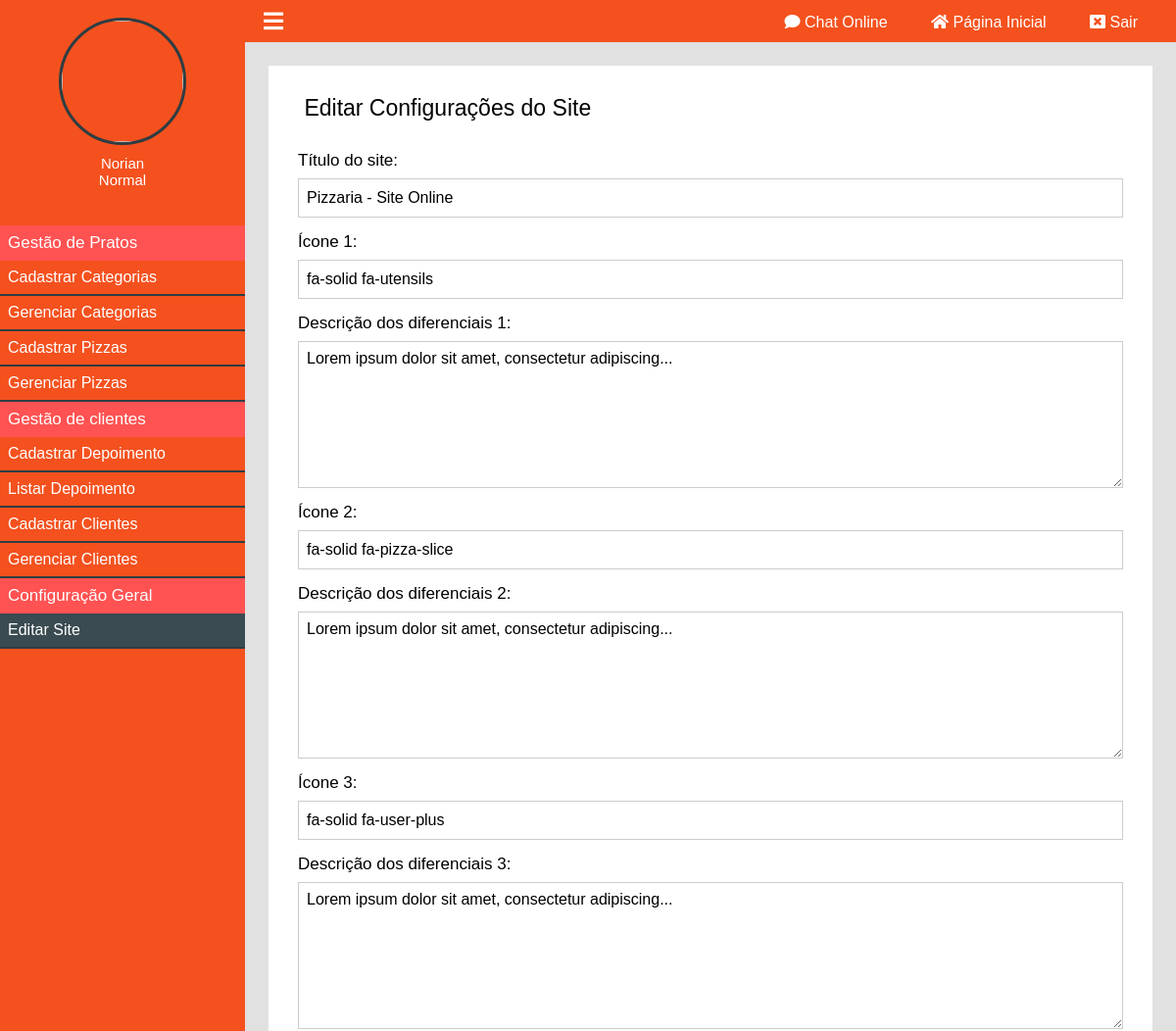
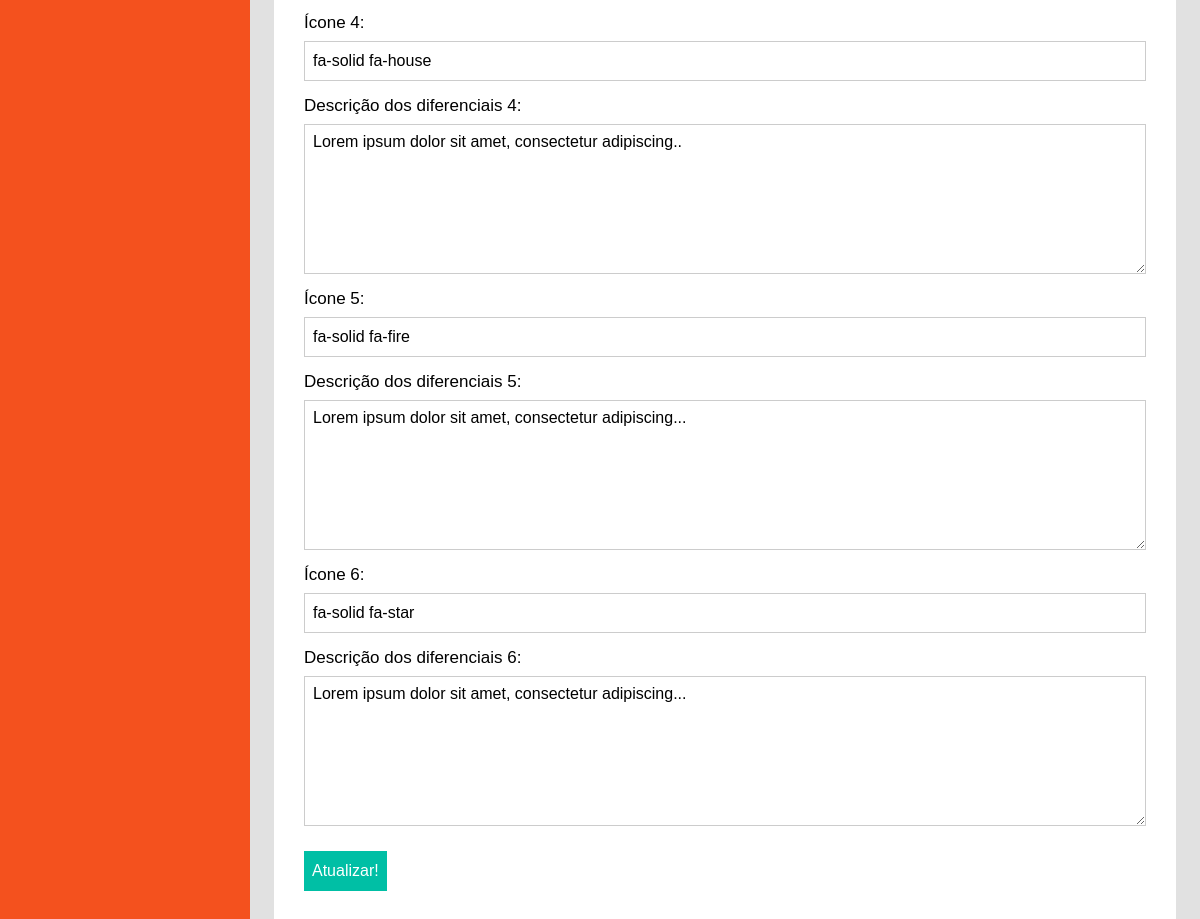
The app's page /painel/editar-site (signed in) with its own data (2 pictures, top to bottom).
### classes/MySql.php (called while the page is built)
<?php
	class MySql{
		private static $pdo;
		public static function conectar(){
			if(self::$pdo == null){
				try{
				self::$pdo = new PDO('mysql:host='.HOST.';dbname='.DATABASE,USER,PASSWORD,array(PDO::MYSQL_ATTR_INIT_COMMAND => "SET NAMES utf8"));
				self::$pdo->setAttribute(PDO::ATTR_ERRMODE,PDO::ERRMODE_EXCEPTION);
				}catch(Exception $e){
					echo '<h2>Erro ao conectar</h2>';
				}
			}
			return self::$pdo;
		}
	}
?>

### painel/pages/editar-site.php (the view, shortened to what this page needs)
<?php
	$site = Painel::select('tb_site.config',false);
?>
<div class="box-content">
	<h2><i class="fa fa-pencil"></i> Editar Configurações do Site</h2>
	<form method="post" enctype="multipart/form-data">
		<div class="form-group">
			<label>Título do site:</label>
			<input type="text" name="titulo" value="<?php echo $site['titulo'] ?>" />
		</div>
		<?php
			for($i = 1; $i <= 6; $i++){
		?>
		<div class="form-group">
			<label>Ícone <?php echo $i; ?>:</label>
			<input type="text" name="icone<?php echo $i; ?>" value="<?php echo $site['icone'.$i] ?>" />
		</div>
		<div class="form-group">
			<label>Descrição dos diferenciais <?php echo $i; ?>:</label>
			<textarea name="descricao<?php echo $i; ?>"><?php echo $site['descricao'.$i]; ?></textarea>
		</div>
		<?php } ?>
		<div class="form-group">
			<input type="submit" name="acao" value="Atualizar!">
		</div>
	</form>
</div>

### painel/css/style.css (style rules this page uses)
* { margin: 0; padding: 0; box-sizing: border-box; font-family: 'Montserrat', sans-serif; }
input[type=text], input[type=button], input[type=submit], input[type=password], textarea { -webkit-appearance: none; border-radius: 0; }
html,body { height: 100%; background: rgb(225,225,225); }
body { overflow-x: hidden; }
.box-content { background: white; padding: 30px; margin-bottom: 25px; }
.box-content h2 { font-weight: 300; font-size: 23px; }
.box-content form { margin:30px 0; }
.box-content form label { font-size: 17px; font-weight: 300; color: black; display: block; }
.box-content .form-group { margin:15px 0; }
.box-content form input[type=text], .box-content form input[type=password], .box-content form input[type=number] { margin-top:8px; font-size: 16px; font-weight: normal; color: black; width: 100%; height: 40px; border: 1px solid #ccc; padding-left: 8px; }
.box-content form textarea { margin-top:8px; font-size: 16px; font-weight: normal; color: black; width: 100%; height: 150px; border: 1px solid #ccc; padding: 8px; resize: vertical; }
.box-content form input[type=submit] { width: auto; height: 40px; padding:3px 8px; cursor: pointer; margin-top: 10px; font-size: 16px; background: #00bfa5; color: white; border: 0; }

### records on screen
tb_site.config: titulo "Pizzaria - Site Online", icone1 "fa-solid fa-utensils", descricao1 "Lorem ipsum dolor sit amet, consectetur adipiscing...", icone2 "fa-solid fa-pizza-slice", descricao2 "Lorem ipsum dolor sit amet, consectetur adipiscing...", icone3 "fa-solid fa-user-plus", descricao3 "Lorem ipsum dolor sit amet, consectetur adipiscing...", icone4 "fa-solid fa-house", descricao4 "Lorem ipsum dolor sit amet, consectetur adipiscing..", icone5 "fa-solid fa-fire", descricao5 "Lorem ipsum dolor sit amet, consectetur adipiscing...", icone6 "fa-solid fa-star", descricao6 "Lorem ipsum dolor sit amet, consectetur adipiscing..."

### other values on screen
$_SESSION['nome'] "Norian"
pegaCargo($_SESSION['cargo']) "Normal"
